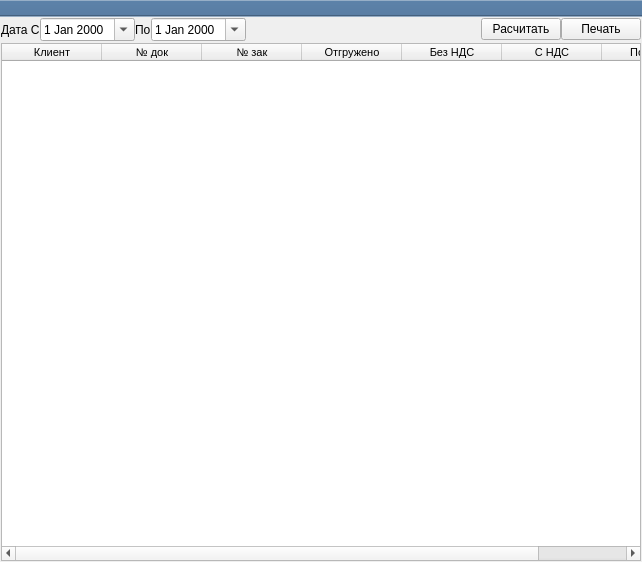
<?xml version="1.0" encoding="UTF-8"?>
<ui version="4.0">
 <class>MainWindow</class>
 <widget class="QMainWindow" name="MainWindow">
  <property name="geometry">
   <rect>
    <x>0</x>
    <y>0</y>
    <width>642</width>
    <height>562</height>
   </rect>
  </property>
  <property name="windowTitle">
   <string>Отгруженно клиенту</string>
  </property>
  <widget class="QWidget" name="centralwidget">
   <layout class="QGridLayout" name="gridLayout">
    <property name="leftMargin">
     <number>1</number>
    </property>
    <property name="topMargin">
     <number>1</number>
    </property>
    <property name="rightMargin">
     <number>1</number>
    </property>
    <property name="bottomMargin">
     <number>1</number>
    </property>
    <property name="spacing">
     <number>2</number>
    </property>
    <item row="0" column="0">
     <layout class="QGridLayout" name="gridLayout_6">
      <property name="spacing">
       <number>0</number>
      </property>
      <item row="0" column="6">
       <widget class="QPushButton" name="pushButton_10">
        <property name="text">
         <string>Печать</string>
        </property>
       </widget>
      </item>
      <item row="0" column="0">
       <widget class="QLabel" name="label_5">
        <property name="text">
         <string>Дата С</string>
        </property>
       </widget>
      </item>
      <item row="0" column="2">
       <widget class="QLabel" name="label_6">
        <property name="text">
         <string>По</string>
        </property>
       </widget>
      </item>
      <item row="0" column="3">
       <widget class="QDateEdit" name="de_date_to">
        <property name="calendarPopup">
         <bool>true</bool>
        </property>
       </widget>
      </item>
      <item row="0" column="1">
       <widget class="QDateEdit" name="de_date_from">
        <property name="calendarPopup">
         <bool>true</bool>
        </property>
       </widget>
      </item>
      <item row="0" column="4">
       <spacer name="horizontalSpacer_3">
        <property name="orientation">
         <enum>Qt::Horizontal</enum>
        </property>
        <property name="sizeHint" stdset="0">
         <size>
          <width>40</width>
          <height>20</height>
         </size>
        </property>
       </spacer>
      </item>
      <item row="0" column="5">
       <widget class="QPushButton" name="pushButton_9">
        <property name="text">
         <string>Расчитать</string>
        </property>
       </widget>
      </item>
     </layout>
    </item>
    <item row="1" column="0">
     <widget class="QTableWidget" name="tableWidget">
      <property name="font">
       <font>
        <family>Tahoma</family>
        <pointsize>8</pointsize>
       </font>
      </property>
      <property name="editTriggers">
       <set>QAbstractItemView::NoEditTriggers</set>
      </property>
      <property name="alternatingRowColors">
       <bool>true</bool>
      </property>
      <property name="selectionBehavior">
       <enum>QAbstractItemView::SelectRows</enum>
      </property>
      <attribute name="verticalHeaderVisible">
       <bool>false</bool>
      </attribute>
      <attribute name="verticalHeaderDefaultSectionSize">
       <number>20</number>
      </attribute>
      <attribute name="verticalHeaderMinimumSectionSize">
       <number>18</number>
      </attribute>
      <column>
       <property name="text">
        <string>Клиент</string>
       </property>
      </column>
      <column>
       <property name="text">
        <string>№ док</string>
       </property>
      </column>
      <column>
       <property name="text">
        <string>№ зак</string>
       </property>
      </column>
      <column>
       <property name="text">
        <string>Отгружено</string>
       </property>
      </column>
      <column>
       <property name="text">
        <string>Без НДС</string>
       </property>
      </column>
      <column>
       <property name="text">
        <string>С НДС</string>
       </property>
      </column>
      <column>
       <property name="text">
        <string>Позиций</string>
       </property>
      </column>
     </widget>
    </item>
   </layout>
  </widget>
  <widget class="QToolBar" name="toolBar">
   <property name="windowTitle">
    <string>toolBar</string>
   </property>
   <property name="styleSheet">
    <string notr="true">background-color: rgb(89, 125, 163);</string>
   </property>
   <property name="movable">
    <bool>false</bool>
   </property>
   <attribute name="toolBarArea">
    <enum>TopToolBarArea</enum>
   </attribute>
   <attribute name="toolBarBreak">
    <bool>false</bool>
   </attribute>
  </widget>
 </widget>
 <resources/>
 <connections>
  <connection>
   <sender>pushButton_9</sender>
   <signal>clicked()</signal>
   <receiver>MainWindow</receiver>
   <slot>ui_calc()</slot>
   <hints>
    <hint type="sourcelabel">
     <x>529</x>
     <y>8</y>
    </hint>
    <hint type="destinationlabel">
     <x>324</x>
     <y>0</y>
    </hint>
   </hints>
  </connection>
  <connection>
   <sender>pushButton_10</sender>
   <signal>clicked()</signal>
   <receiver>MainWindow</receiver>
   <slot>ui_print()</slot>
   <hints>
    <hint type="sourcelabel">
     <x>609</x>
     <y>13</y>
    </hint>
    <hint type="destinationlabel">
     <x>599</x>
     <y>-95</y>
    </hint>
   </hints>
  </connection>
 </connections>
 <slots>
  <slot>ui_calc()</slot>
  <slot>ui_print()</slot>
 </slots>
</ui>
